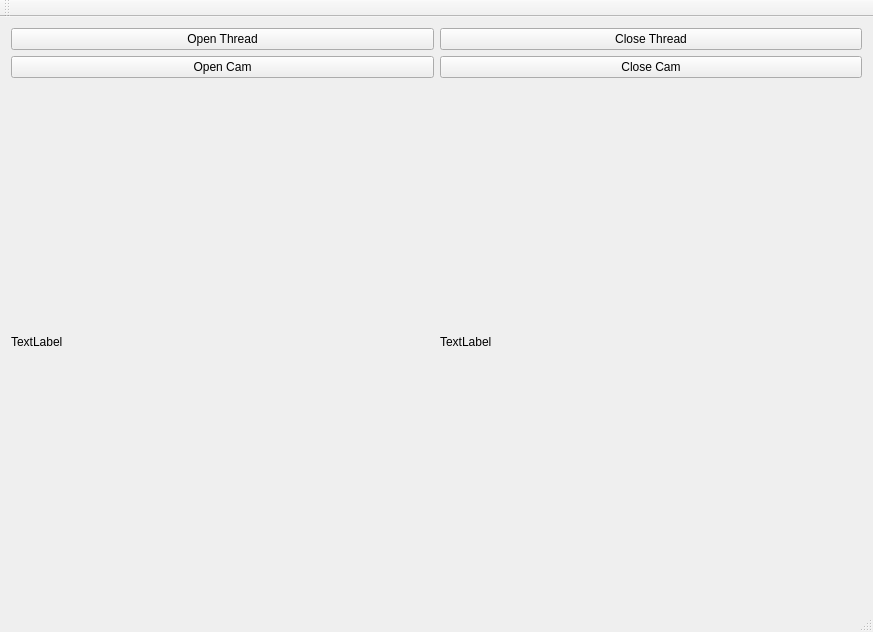
<?xml version="1.0" encoding="UTF-8"?>
<ui version="4.0">
 <class>TestThreadOnQTClass</class>
 <widget class="QMainWindow" name="TestThreadOnQTClass">
  <property name="geometry">
   <rect>
    <x>0</x>
    <y>0</y>
    <width>873</width>
    <height>632</height>
   </rect>
  </property>
  <property name="windowTitle">
   <string>TestThreadOnQT</string>
  </property>
  <widget class="QWidget" name="centralWidget">
   <layout class="QVBoxLayout" name="verticalLayout">
    <item>
     <layout class="QGridLayout" name="gridLayout">
      <item row="0" column="0">
       <widget class="QPushButton" name="btn_openThread">
        <property name="text">
         <string>Open Thread</string>
        </property>
       </widget>
      </item>
      <item row="0" column="1">
       <widget class="QPushButton" name="btn_closeThread">
        <property name="text">
         <string>Close Thread</string>
        </property>
       </widget>
      </item>
      <item row="1" column="0">
       <widget class="QPushButton" name="btnOpenCam">
        <property name="text">
         <string>Open Cam</string>
        </property>
       </widget>
      </item>
      <item row="1" column="1">
       <widget class="QPushButton" name="btnCloseCam">
        <property name="text">
         <string>Close Cam</string>
        </property>
       </widget>
      </item>
      <item row="2" column="0">
       <widget class="ImgView" name="image1">
        <property name="autoFillBackground">
         <bool>true</bool>
        </property>
        <property name="text">
         <string>TextLabel</string>
        </property>
       </widget>
      </item>
      <item row="2" column="1">
       <widget class="ImgView" name="image2">
        <property name="autoFillBackground">
         <bool>true</bool>
        </property>
        <property name="text">
         <string>TextLabel</string>
        </property>
       </widget>
      </item>
     </layout>
    </item>
   </layout>
  </widget>
  <widget class="QMenuBar" name="menuBar">
   <property name="geometry">
    <rect>
     <x>0</x>
     <y>0</y>
     <width>873</width>
     <height>21</height>
    </rect>
   </property>
  </widget>
  <widget class="QToolBar" name="mainToolBar">
   <attribute name="toolBarArea">
    <enum>TopToolBarArea</enum>
   </attribute>
   <attribute name="toolBarBreak">
    <bool>false</bool>
   </attribute>
  </widget>
  <widget class="QStatusBar" name="statusBar"/>
 </widget>
 <layoutdefault spacing="6" margin="11"/>
 <customwidgets>
  <customwidget>
   <class>ImgView</class>
   <extends>QLabel</extends>
   <header>imgview.h</header>
  </customwidget>
 </customwidgets>
 <resources>
  <include location="TestThreadOnQT.qrc"/>
 </resources>
 <connections/>
</ui>
